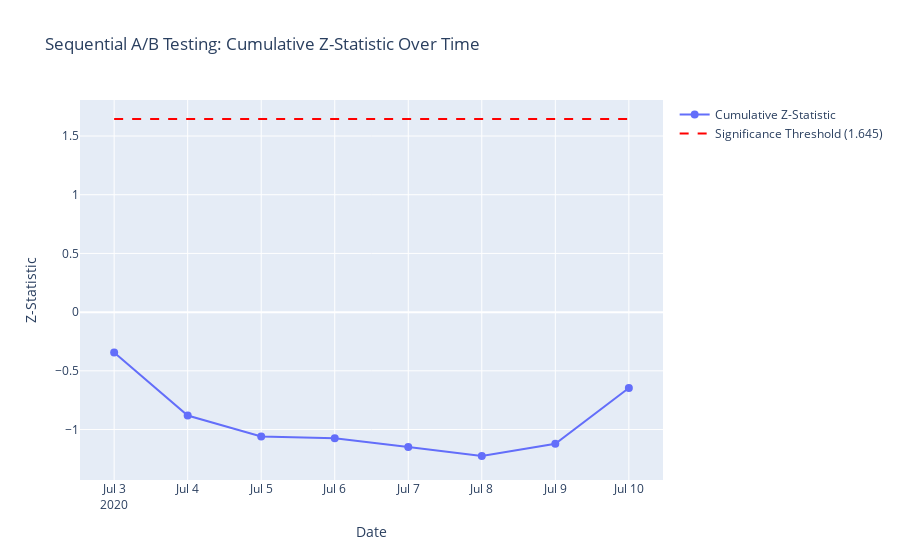

The cell this chart's notebook holds for it:
### Markdown cell above
### **Evolution of the Cumulative Z-Statistic**

The line chart below displays the evolution of the cumulative z-statistic over time. A horizontal dashed line represents the conventional significance threshold of **1.645** for a one-sided test at the 5% level.

### Code cell
fig_seq = go.Figure()

fig_seq.add_trace(go.Scatter(
    x=seq_df['date'],
    y=seq_df['z_stat'],
    mode='lines+markers',
    name='Cumulative Z-Statistic',
    marker=dict(size=8)
))

fig_seq.add_trace(go.Scatter(
    x=seq_df['date'],
    y=[1.645] * len(seq_df),
    mode='lines',
    name='Significance Threshold (1.645)',
    line=dict(dash='dash', color='red')
))

fig_seq.update_layout(
    title='Sequential A/B Testing: Cumulative Z-Statistic Over Time',
    xaxis_title='Date',
    yaxis_title='Z-Statistic',
    hovermode='x unified'
)
fig_seq.show()

### Figure 1 — Plotly figure (JSON) as saved in the notebook; plotly's stock layout.template omitted (floating-point values rounded to 4 significant figures)
{"data": [{"marker": {"size": 8}, "mode": "lines+markers", "name": "Cumulative Z-Statistic", "type": "scatter", "x": ["2020-07-03T00:00:00", "2020-07-04T00:00:00", "2020-07-05T00:00:00", "2020-07-06T00:00:00", "2020-07-07T00:00:00", "2020-07-08T00:00:00", "2020-07-09T00:00:00", "2020-07-10T00:00:00"], "y": [-0.3433, -0.8808, -1.06, -1.075, -1.148, -1.225, -1.122, -0.6457]}, {"line": {"color": "red", "dash": "dash"}, "mode": "lines", "name": "Significance Threshold (1.645)", "type": "scatter", "x": ["2020-07-03T00:00:00", "2020-07-04T00:00:00", "2020-07-05T00:00:00", "2020-07-06T00:00:00", "2020-07-07T00:00:00", "2020-07-08T00:00:00", "2020-07-09T00:00:00", "2020-07-10T00:00:00"], "y": [1.645, 1.645, 1.645, 1.645, 1.645, 1.645, 1.645, 1.645]}], "layout": {"hovermode": "x unified", "title": {"text": "Sequential A/B Testing: Cumulative Z-Statistic Over Time"}, "xaxis": {"title": {"text": "Date"}}, "yaxis": {"title": {"text": "Z-Statistic"}}}}
